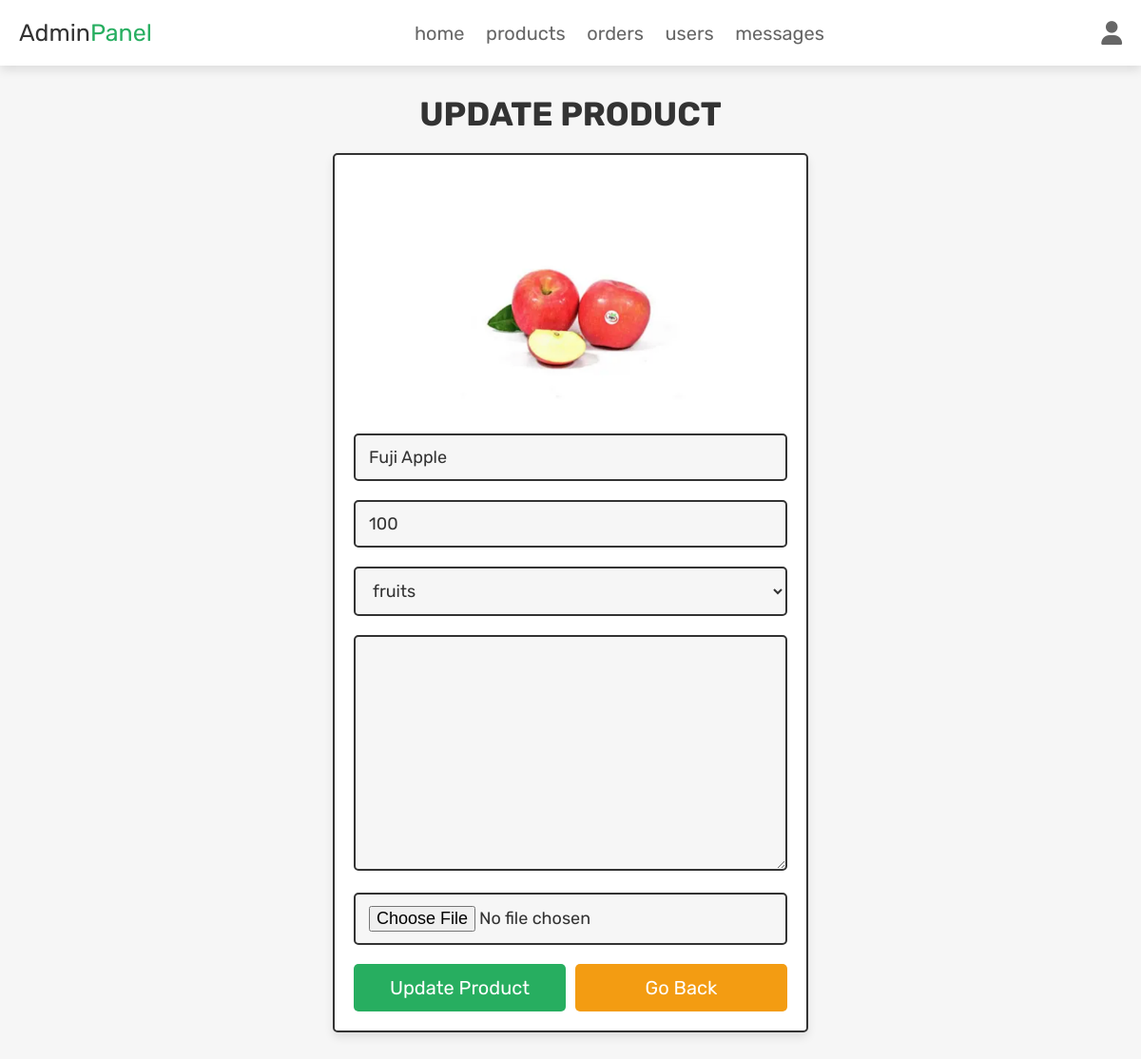
Page /admin_update_product.php?update=31 (signed in) on the committed database.
### tables this page shows
CREATE TABLE `products` (
  `id` int(100) NOT NULL,
  `name` varchar(100) NOT NULL,
  `category` varchar(20) NOT NULL,
  `details` varchar(500) NOT NULL,
  `price` double(10,0) NOT NULL,
  `image` varchar(100) NOT NULL
);

### admin_update_product.php (the view, shortened to what this page needs)
<?php
@include 'config.php';
?>
<!DOCTYPE html>
<html lang="en">
<head>
   <link rel="stylesheet" href="https://cdnjs.cloudflare.com/ajax/libs/font-awesome/6.1.1/css/all.min.css">
   <link rel="stylesheet" href="css/admin_style.css">
</head>
<body>
<?php include 'admin_header.php'; ?>
<section class="update-product">
   <h1 class="title">update product</h1>
   <?php
      $update_id = $_GET['update'];
      $select_products = $conn->prepare("SELECT * FROM `products` WHERE id = ?");
      $select_products->execute([$update_id]);
      if($select_products->rowCount() > 0){
         while($fetch_products = $select_products->fetch(PDO::FETCH_ASSOC)){
   ?>
   <form action="" method="post" enctype="multipart/form-data">
      <img src="uploaded_img/<?= $fetch_products['image']; ?>" alt="">
      <input type="text" name="name" placeholder="enter product name" required class="box" value="<?= $fetch_products['name']; ?>">
      <input type="meters" step="0.01" name="price" min="0" placeholder="enter product price" required class="box" value="<?= $fetch_products['price']; ?>">
      <select name="category" class="box" required>
         <option selected><?= $fetch_products['category']; ?></option>
      </select>
      <textarea name="details" required placeholder="enter product details" class="box" cols="30" rows="10"><?= $fetch_products['details']; ?></textarea>
      <input type="file" name="image" class="box" accept="image/jpg, image/jpeg, image/png">
      <div class="flex-btn">
         <input type="submit" class="btn" value="update product" name="update_product">
         <a href="admin_products.php" class="option-btn">go back</a>
      </div>
   </form>
   <?php
         }
      }else{
         echo '<p class="empty">no products found!</p>';
      }
   ?>
</section>
</body>
</html>

### css/admin_style.css (style rules this page uses)
.update-product form { max-width: 50rem; padding:2rem; margin:0 auto; text-align: center; border:var(--border); box-shadow: var(--box-shadow); background-color: var(--white); border-radius: .5rem; }
.update-product form img { height: 25rem; object-fit: cover; margin-bottom: 1rem; }
.update-product form .box { width: 100%; border:var(--border); background-color: var(--white); border-radius: .5rem; background-color: var(--light-bg); padding:1.2rem 1.4rem; font-size: 1.8rem; color:var(--black); margin:1rem 0; }

### css/components.css (style rules this page uses)
:root { --green:#27ae60; --orange:#f39c12; --red:#e74c3c; --black:#333; --light-color:#666; --white:#fff; --light-bg:#f6f6f6; --border:.2rem solid var(--black); --box-shadow:0 .5rem 1rem rgba(0,0,0,.1); }
* { font-family: 'Rubik', sans-serif; margin:0; padding:0; box-sizing: border-box; outline: none; border:none; text-decoration: none; color:var(--black); }
body { background-color: var(--light-bg); }
html { font-size: 62.5%; overflow-x: hidden; scroll-behavior: smooth; scroll-padding-top: 6.5rem; }
section { padding:3rem 2rem; max-width: 1200px; margin:0 auto; }
.btn, .delete-btn, .option-btn { display: block; width: 100%; margin-top: 1rem; border-radius: .5rem; color:var(--white); font-size: 2rem; padding:1.3rem 3rem; text-transform: capitalize; cursor: pointer; text-align: center; }
.btn { background-color: var(--green); }
.option-btn { background-color: var(--orange); }
.flex-btn { display: flex; flex-wrap: wrap; gap:1rem; }
.flex-btn > * { flex:1; }
.title { text-align: center; margin-bottom: 2rem; text-transform: uppercase; color:var(--black); font-size: 3.5rem; }

### rows in the picture
products: image (picture), name "Fuji Apple", price "100", category "fruits"
